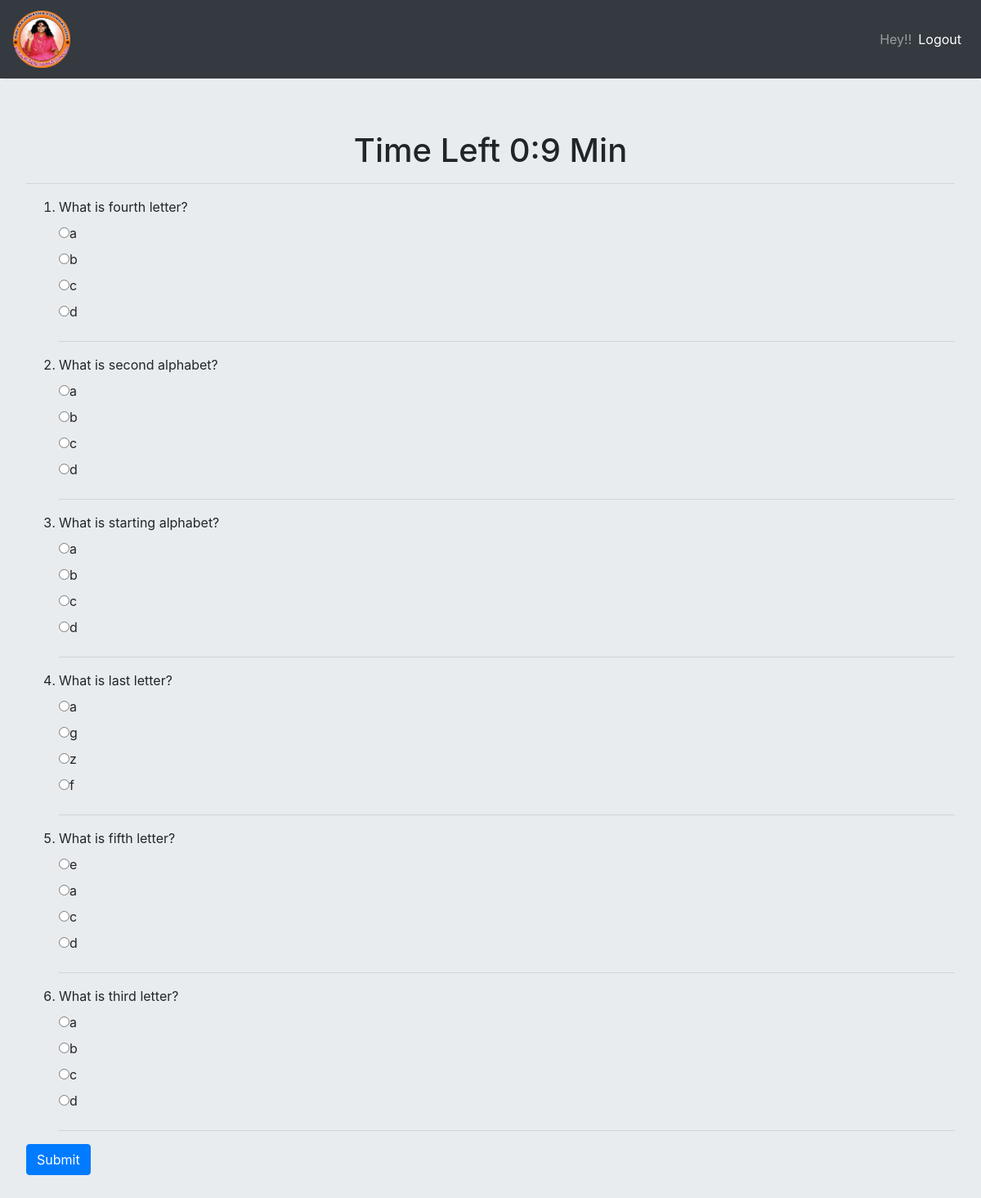
Screenshot of /user/write/1 (signed in) with the database file from the repository.
### exam/models.py (models this page shows, shortened)
class Questions(models.Model):
    SOLUTION_CHOICES=[
        ("SS","SELECT SOLUTION"),
        ("1","1"),
        ("2","2"),
        ("3","3"),
        ("4","4"),
    ]
    exam=models.ForeignKey(Exam,on_delete=models.CASCADE)
    name=models.CharField(max_length=200)
    option1=models.CharField(max_length=200)
    option2=models.CharField(max_length=200)
    option3=models.CharField(max_length=200)
    option4=models.CharField(max_length=200)
    solution=models.CharField(max_length=2,choices=SOLUTION_CHOICES,default="SS")

### exam/views.py (the view, shortened to what this page needs)
# urls.py: path('user/write/<int:pk>',views.write_exam,name="write_exam"),
@login_required(login_url='/login/')
def write_exam(request,pk):
    exam=get_object_or_404(Exam,id=pk)
    questions=exam.questions_set.all().order_by('?')
    return render(request,'exam/write-exam.html',{'exam':exam,'questions':questions})

### templates/exam/write-exam.html (shortened to what this page needs)
{% extends 'base.html' %}
{% block content %}
<div class="jumbotron">
  <center><h1 id="demo"></h1></center>
  <hr>
  <form method="post" name="theForm">
    <ol>
      {% for question in questions %}
      <li>
        <label>{{question.name}}</label><br>
        <input type="radio" name="{{question.id}}" value="1"><label>{{question.option1}}</label><br>
        <input type="radio" name="{{question.id}}" value="2"><label>{{question.option2}}</label><br>
        <input type="radio" name="{{question.id}}" value="3"><label>{{question.option3}}</label><br>
        <input type="radio" name="{{question.id}}" value="4"><label>{{question.option4}}</label><br>
        <hr>
      </li>
      {% endfor %}
    </ol>
    <input type="submit" value="Submit" class="btn btn-primary">
  </form>
</div>
{% endblock %}

### rows the page displays
Questions: name "What is fourth letter?", option1 "a", option2 "b", option3 "c", option4 "d"
Questions: name "What is second alphabet?", option1 "a", option2 "b", option3 "c", option4 "d"
Questions: name "What is starting alphabet?", option1 "a", option2 "b", option3 "c", option4 "d"
Questions: name "What is last letter?", option1 "a", option2 "g", option3 "z", option4 "f"
Questions: name "What is fifth letter?", option1 "e", option2 "a", option3 "c", option4 "d"
Questions: name "What is third letter?", option1 "a", option2 "b", option3 "c", option4 "d"
